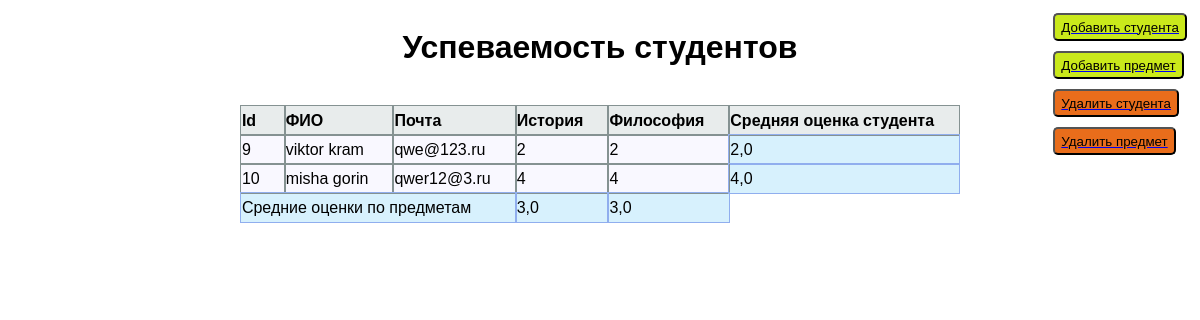
The app's page /, older data.
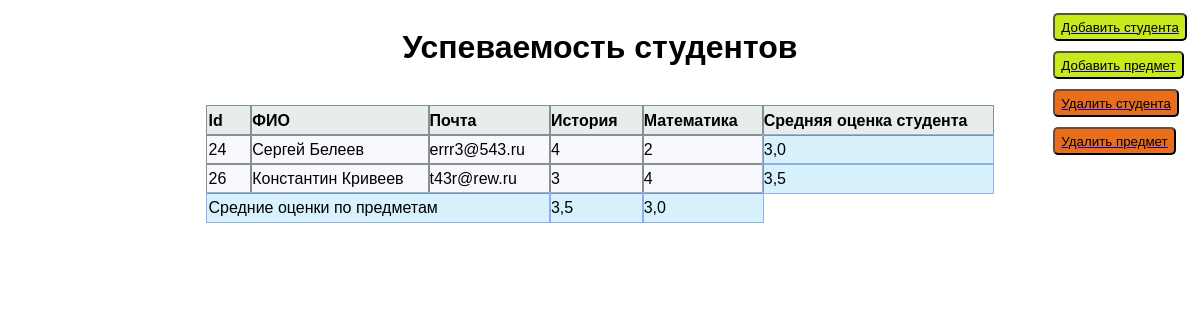
The same page, newer data.
### student_academic_performance/models.py (models this page shows, shortened)
class Subject(models.Model):
    name = models.CharField(max_length=20, null=False, unique=True)
    def __str__(self):
        return self.name

class Student(models.Model):
    name = models.CharField(max_length=200, null=False)
    surname = models.CharField(max_length=200, null=False)
    email = models.EmailField(null=False, unique=True)
    @property
    def fio(self):
        return f'{self.name} {self.surname}'

### student_academic_performance/views.py (the view)
# urls.py: path('', index, name='viewing'),
def index(request):
    subjects = Subject.objects.all()
    student_statistics = defaultdict(dict)
    students_average_grade = defaultdict(int)
    subjects_average_grade = defaultdict(int)
    for score in Score.objects.all():
        student = score.student
        subject = score.subject
        student_statistics[student][subject] = score.value
        students_average_grade[student] += score.value
        subjects_average_grade[subject] += score.value
    subjects_count = len(Subject.objects.all())
    students_average_grade = [students_average_grade[student] / subjects_count for student in students_average_grade.keys()]
    students_count = len(Student.objects.all())
    subjects_average_grade = [subjects_average_grade[subject] / students_count for subject in subjects_average_grade.keys()]
    students_data = []
    students_average_grade_iter = iter(students_average_grade)
    for student, subjects_scores in student_statistics.items():
        students_data.append([student, subjects_scores.values(), next(students_average_grade_iter)])
    context = {
        'subjects': subjects,
        'subjects_average_grade': subjects_average_grade,
        'students_data': students_data,
    }
    return render(request, 'student_academic_performance/index.html', context=context)

### student_academic_performance/templates/student_academic_performance/index.html (shortened to what this page needs)
{% extends 'student_academic_performance/base.html' %}
{% block main_buttons %}
    <div style="position: absolute; justify-self: right;">
        <a href="{% url 'add_student' %}" style="display: flex;">
            <input type="button" value="Добавить студента" style="background-color: rgb(202, 233, 27);"/>
        </a>
        <a href="{% url 'add_subject' %}" style="display: flex;">
            <input type="button" value="Добавить предмет" style="background-color: rgb(202, 233, 27);"/>
        </a>
        <a href="{% url 'delete_student' %}" style="display: flex;">
            <input type="button" value="Удалить студента" style="background-color: rgb(233, 109, 27);"/>
        </a>
        <a href="{% url 'delete_subject' %}" style="display: flex;">
            <input type="button" value="Удалить предмет" style="background-color: rgb(233, 109, 27);"/>
        </a>
    </div>
{% endblock %}
{% block heading %}
    Успеваемость студентов
{% endblock %}
{% block content %}
    <table style="margin: 0 auto 0 auto; border-spacing: 0;">
        <thead>
            <tr>
                <th>Id</th>
                <th>ФИО</th>
                <th>Почта</th>
                {% for subject in subjects %}
                    <th>{{subject}}</th>
                {% endfor %}
                <th>Средняя оценка студента</th>
            </tr>
        </thead>
        <tbody>
            {% for student, subjects_scores, student_average_grade in students_data %}
                <tr>
                    <td>{{student.id}}</td>
                    <td>{{student.fio}}</td>
                    <td>{{student.email}}</td>
                    {% for score in subjects_scores %}
                        <td>{{score}}</td>
                    {% endfor %}
                    <td class="average_grade">{{student_average_grade}}</td>
                </tr>
            {% endfor %}
            <tr>
                <td class="average_grade" colspan="3">Средние оценки по предметам</td>
                {% for average_grade in subjects_average_grade %}
                    <td class="average_grade">{{average_grade}}</td>
                {% endfor %}
            </tr>
        </tbody>
{% endblock %}

### student_academic_performance/templates/student_academic_performance/base.html (shortened to what this page needs)
{% load static %}
<!DOCTYPE html>
<html>
	<head>
        <link type="text/css" rel="stylesheet" href="{% static 'student_academic_performance/css/styles.css' %}">
	</head>
    <body>
        <div style="display: grid;">
            {% block main_buttons %}{% endblock %}
            <h1 style="justify-self: center; margin-bottom: 40px">{% block heading %} {% endblock %}</h1>
        </div>
        {% block content %}{% endblock %}
	</body>
</html>

### student_academic_performance/static/student_academic_performance/css/styles.css (style rules this page uses)
* { font-family: Arial; }
.average_grade { background-color: rgba(149, 218, 250, 0.377); outline: 0.5px solid rgb(144, 174, 238) }
th { text-align: left; background-color: #e8ecec; }
td { background-color: rgb(249, 248, 255); }
th, td { outline: 1px solid rgb(133, 146, 146); height: 27px; padding-right: 25px; }
input { font-family: Verdana, sans-serif; border-radius: 5px; }
input[type="button"] { height: 28px; margin: 5px; }

Row changes from the older to the newer data that the page shows:
removed Subject: name "Философия"
removed Student: id "9", fio "viktor kram", email "qwe@123.ru", subjects_scores "2" "2", student_average_grade "2,0"
removed Student: id "10", fio "misha gorin", email "qwer12@3.ru", subjects_scores "4" "4", student_average_grade "4,0"
added Subject: name "Математика"
added Student: id "24", fio "Сергей Белеев", email "errr3@543.ru", subjects_scores "4" "2", student_average_grade "3,0"
added Student: id "26", fio "Константин Кривеев", email "t43r@rew.ru", subjects_scores "3" "4", student_average_grade "3,5"
Text that changed along with them:
new list line: "3,5"
list line gone: "3,0"
